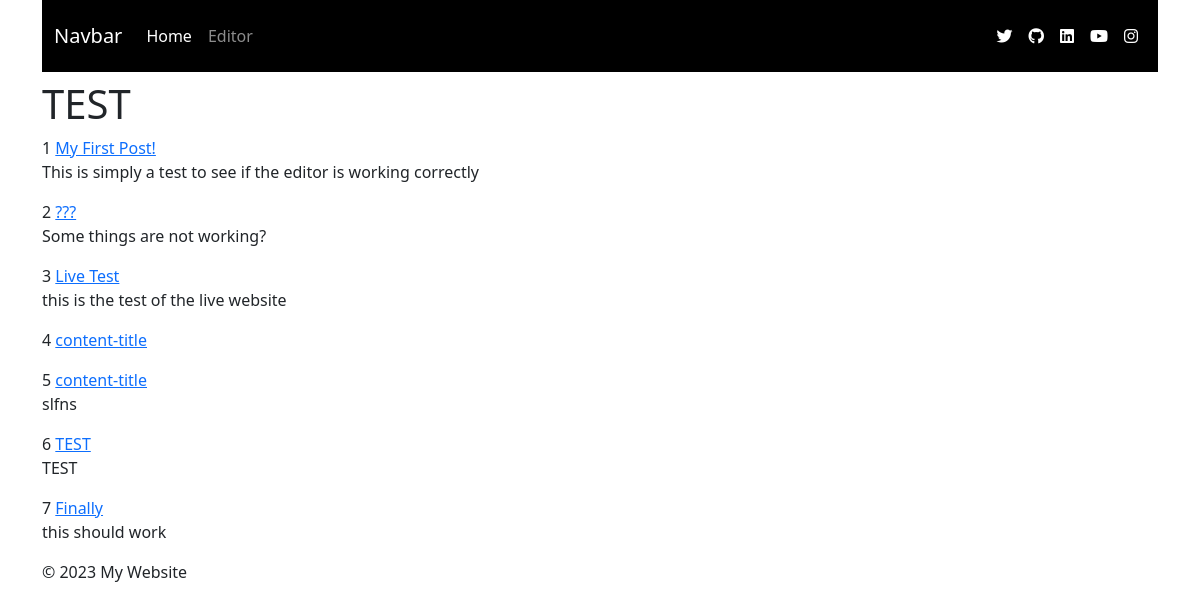
The app's page /index, older data.
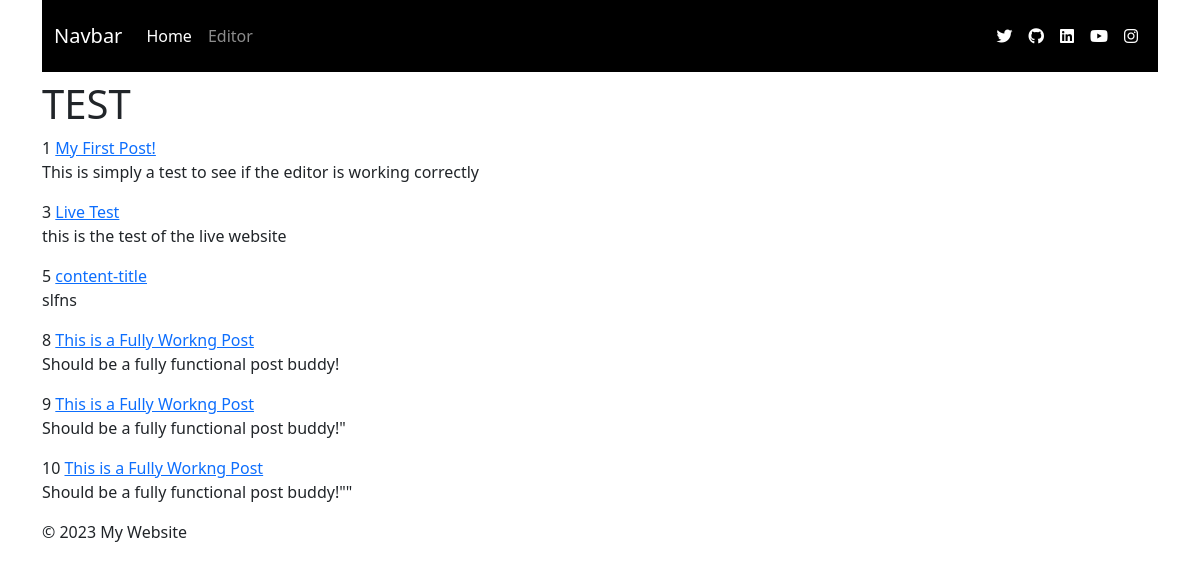
The same page, newer data.
### app/models.py (models this page shows)
class Content(db.Model):
    id = db.Column(db.Integer, primary_key=True)
    title = db.Column(db.String(140), index=True)
    snippet = db.Column(db.String(280), index=True)
    thumbnail_url = db.Column(db.String(280), index=True)
    content = db.Column(db.Text)

### app/main/routes.py (the view)
@bp.route("/")
@bp.route("/index")
def index():
    content = Content.query.all()
    return render_template("index.html", content=content)

### app/main/templates/index.html
{% extends "base.html" %}
{% block content %}
<h1>TEST</h1>
{% for post in content %}
{{ post.id }}
<a href="{{ url_for('main.content', id=post.id) }}">{{ post.title }}</a>
<p>{{ post.snippet }}</p>
{% endfor %}
{% endblock %}

Row changes from the older to the newer data that the page shows:
removed Content: id "2", title "???", snippet "Some things are not working?"
removed Content: id "4", title "content-title"
removed Content: id "6", title "TEST", snippet "TEST"
removed Content: id "7", title "Finally", snippet "this should work"
added Content: id "8", title "This is a Fully Workng Post", snippet "Should be a fully functional post buddy!"
added Content: id "9", title "This is a Fully Workng Post", snippet "Should be a fully functional post buddy!\""
added Content: id "10", title "This is a Fully Workng Post", snippet "Should be a fully functional post buddy!\"\""
